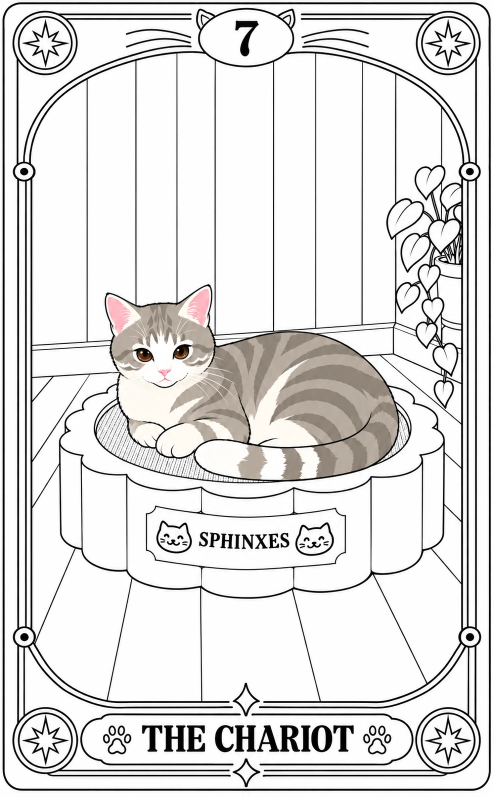
#> input picture 图片/四境塔罗/front-chariot-noir.webp, 987 x 1593 px (shown at 1/2 size); its folder holds 4 pictures in this run
$ python compress_theme_cards.py
#> lines starting #> are read from the running program, lines starting #| are printed output that depends on the picture
"""Encode the current, corrected theme cards within a strict 200,000-byte cap."""
from concurrent.futures import ThreadPoolExecutor
from io import BytesIO
import json
import argparse
import time
from pathlib import Path
from PIL import Image

ROOT = Path(__file__).resolve().parents[1]
FOLDER = ROOT / '图片' / '四境塔罗'
THEMES = ('mystic', 'noir', 'parchment', 'dopamine')
LIMIT = 200_000
TARGET_SIZE = None

def compress(path):
    original_bytes = path.stat().st_size
    with Image.open(path) as source:
        image = source.copy()
    if TARGET_SIZE and image.size != TARGET_SIZE:
        image = image.resize(TARGET_SIZE, Image.Resampling.LANCZOS)
        resized = True
    else:
        resized = False
    if original_bytes <= LIMIT and not resized:
        return {'file': path.name, 'before_bytes': original_bytes, 'bytes': original_bytes, 'quality': None, 'size': list(image.size)}
    quality = 90
    def encode(q):
        stream = BytesIO()
        image.save(stream, 'WEBP', quality=q, method=4)
        return stream.getvalue()
    data = encode(quality)
    if len(data) > LIMIT:
        low, high = 1, 89
        best = None
        while low <= high:
            mid = (low + high) // 2
            candidate = encode(mid)
            if len(candidate) <= LIMIT:
                quality, best = mid, candidate
                low = mid + 1
            else:
                high = mid - 1
        if best is None:
            raise RuntimeError(f'Cannot fit {path.name} without resizing')
        data = best
    with Image.open(BytesIO(data)) as check:
        assert check.size == image.size
        check.load()
    assert len(data) <= LIMIT
    temporary = path.with_suffix('.webp.tmp')
    temporary.write_bytes(data)
    for attempt in range(10):
        try:
            temporary.replace(path)
            break
        except PermissionError:
            if attempt == 9:
                raise
            time.sleep(0.3)
    return {'file': path.name, 'before_bytes': original_bytes, 'bytes': len(data), 'quality': quality, 'size': list(image.size)}

if __name__ == '__main__':
    parser = argparse.ArgumentParser()
    parser.add_argument('--size', nargs=2, type=int, metavar=('WIDTH', 'HEIGHT'))
    args = parser.parse_args()
    if args.size:
        TARGET_SIZE = tuple(args.size)
    paths = sorted(p for p in FOLDER.glob('*.webp') if any(p.name.startswith(('front-', 'back-')) and (f'-{t}.' in p.name or f'-{t}-' in p.name) for t in THEMES))
    out = ROOT / 'output' / 'theme-color'
    out.mkdir(parents=True, exist_ok=True)
    records = []
    with ThreadPoolExecutor(max_workers=4) as executor:
        for record in executor.map(compress, paths):
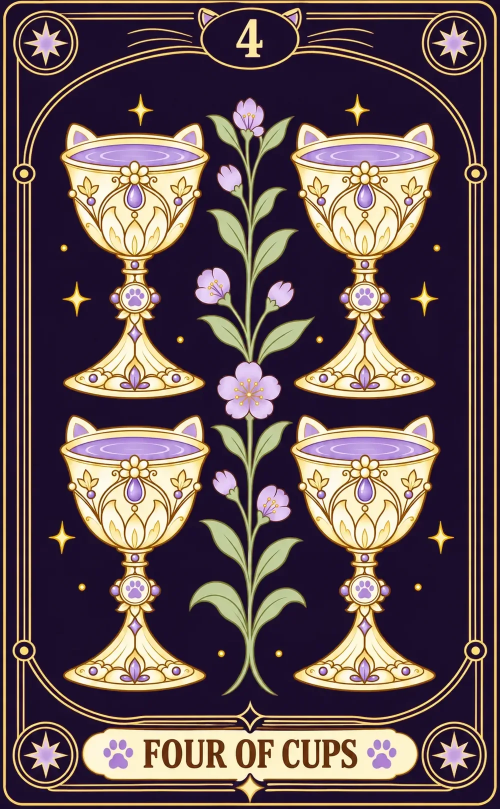
#> input picture 图片/四境塔罗/front-cups-four-mystic.webp, 1000 x 1618 px (shown at 1/2 size)
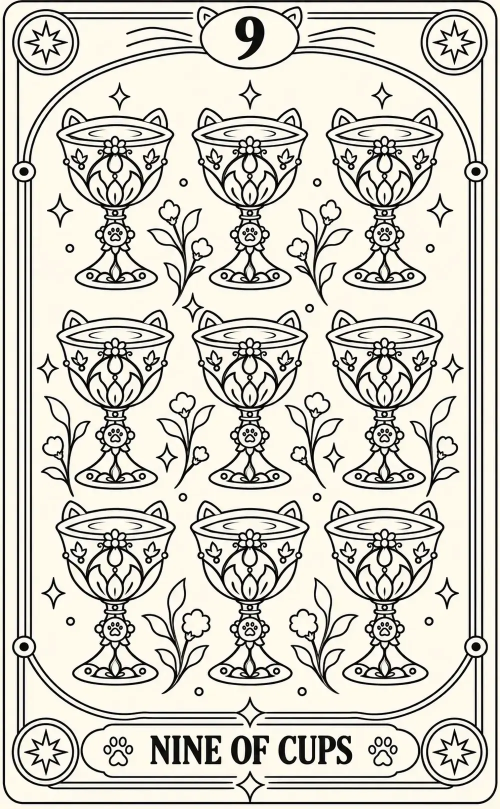
#> input picture 图片/四境塔罗/front-cups-nine-noir.webp, 1000 x 1618 px (shown at 1/2 size)
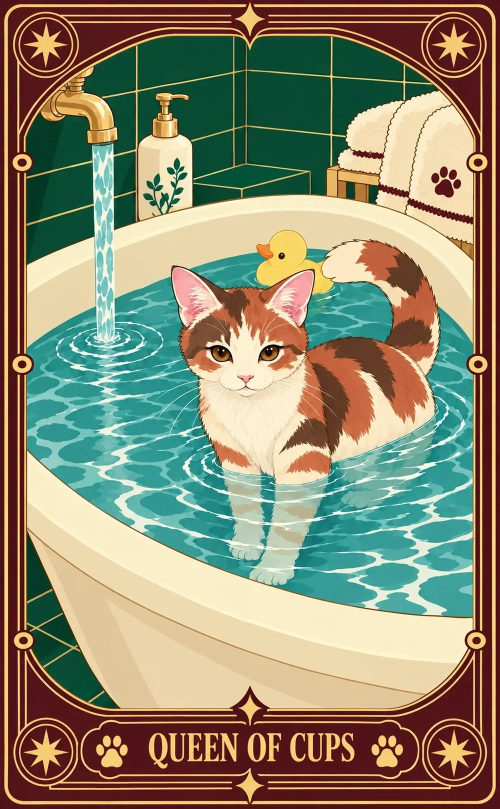
#> input picture 图片/四境塔罗/front-cups-queen-parchment.webp, 1000 x 1618 px (shown at 1/2 size)
            records.append(record)
            if len(records) % 40 == 0:
                print(f'Compressed {len(records)}/{len(paths)}', flush=True)
    (out / 'compression-report.json').write_text(json.dumps(records, ensure_ascii=False, indent=2), encoding='utf-8')
    print(json.dumps({'count': len(records), 'max_bytes': max(r['bytes'] for r in records), 'total_MB': round(sum(r['bytes'] for r in records) / 1e6, 2), 'min_quality': min((r['quality'] for r in records if r['quality'] is not None), default=None)}, ensure_ascii=False), flush=True)
#| {"count": 4, "max_bytes": 199012, "total_MB": 0.74, "min_quality": null}
